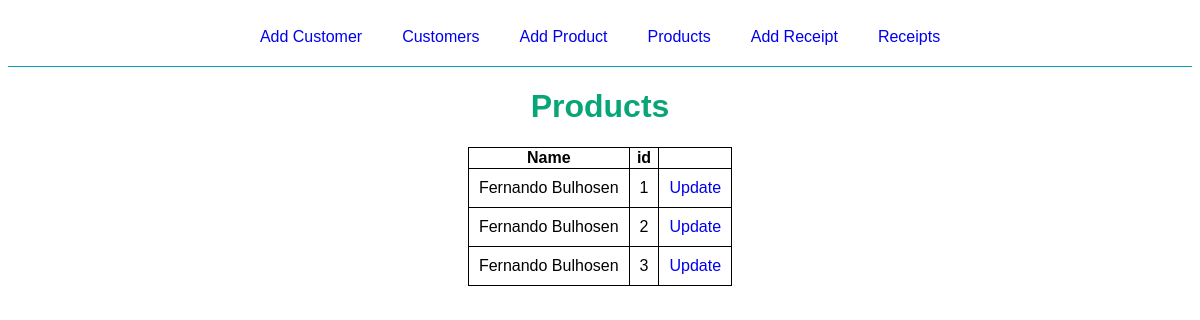
Page /receipt/receipts on the committed database.
### flaskr/models/receipt/__init__.py (models this page shows, shortened)
class Receipt(db.Model, MyModel):
    id = Column(Integer, primary_key=True)
    customer_id = Column(Integer, ForeignKey('customer.id'), nullable=False)
    sold_products = db.relationship(
        'SoldProduct',
        backref='receipt',
        lazy=True,
        cascade='all, delete-orphan'
    )
    def get_all():
        return Receipt.query.all()

### flaskr/models/customer/__init__.py (models this page shows, shortened)
class Customer(db.Model, MyModel):
    id = Column(Integer, primary_key=True)
    name = Column(String(100), unique=True, nullable=False)
    address = Column(String(150), unique=True, nullable=False)
    email = Column(String(50), unique=True, nullable=False)
    receipts = db.relationship(
        'Receipt',
        backref='author',
        lazy=True,
        cascade="all, delete-orphan"
    )

### flaskr/views/receipt.py (the view)
@bp.route('/receipts')
def receipts():
    receipts = Receipt.get_all()
    return render_template(
        'receipt/receipts.html',
        receipts=receipts,
        heads=receipt_customer_heads,
    )

### flaskr/templates/receipt/receipts.html (shortened to what this page needs)
{% extends 'base.html' %}
{% block content %}
<div class="title-container">
    <h1 class="title">Products</h1>
</div>
<table class="products">
    <tr>
        <th>Name</th>
        <th>id</th>
      </tr>
    {% for receipt in receipts %}
    <tr>
        <td>
            {{ receipt.author.name }}
        </td>
        <td>
            {{ receipt.id }}
        </td>
        <td>
            <a href="{{ url_for('receipt.update', receipt_id=receipt.id) }}">Update</a>
        </td>
    </tr>
    {% endfor %}
</table>
{% endblock %}

### flaskr/static/style.css (style rules this page uses)
* { font-family: Verdana, Geneva, Tahoma, sans-serif; }
.title { font-family: Verdana, Geneva, Tahoma, sans-serif; color: rgb(8, 165, 118) }
.title-container, .add, .update { display: flex; justify-content: center; flex-direction: column; align-items: center; }
.customers, .products { display: grid; justify-content: center; border-collapse: collapse; }
td { border: 1px solid black; border-collapse: collapse; padding: 10px; }
a { text-decoration: none; }
.products-receipt, td, th , tr { border: 1px solid black; border-collapse: collapse; }

### rows in the picture
Receipt: author.name "Fernando Bulhosen", id "1"
Receipt: author.name "Fernando Bulhosen", id "2"
Receipt: author.name "Fernando Bulhosen", id "3"
